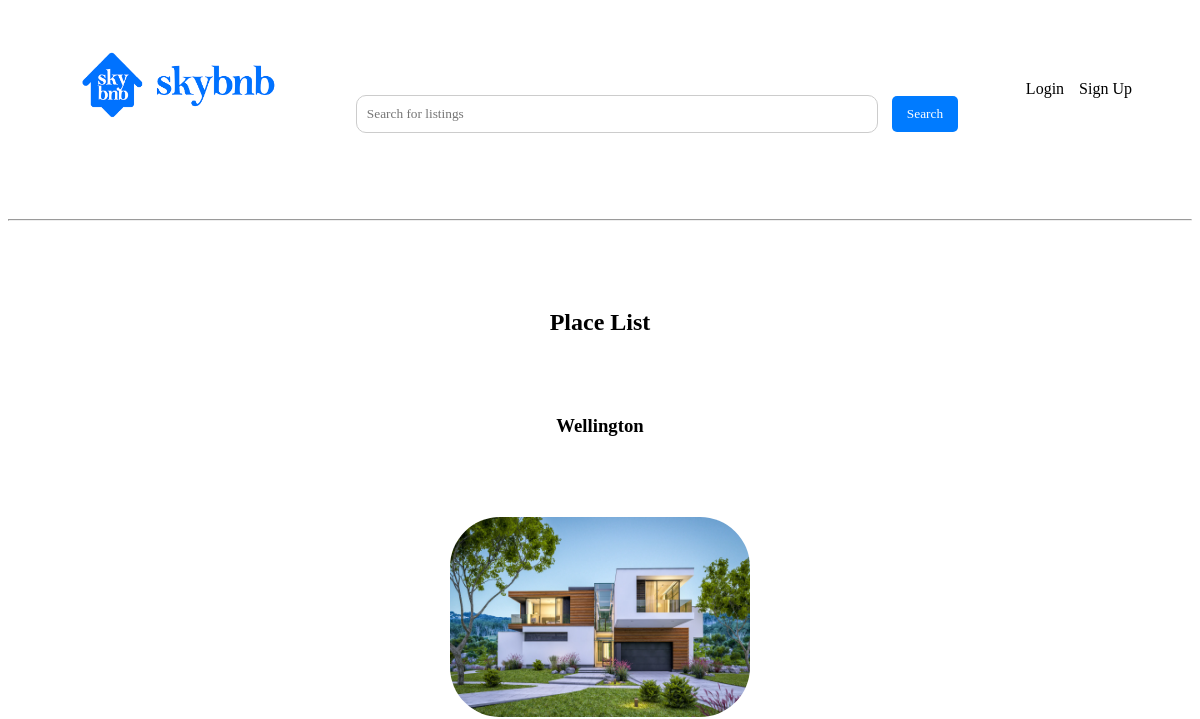
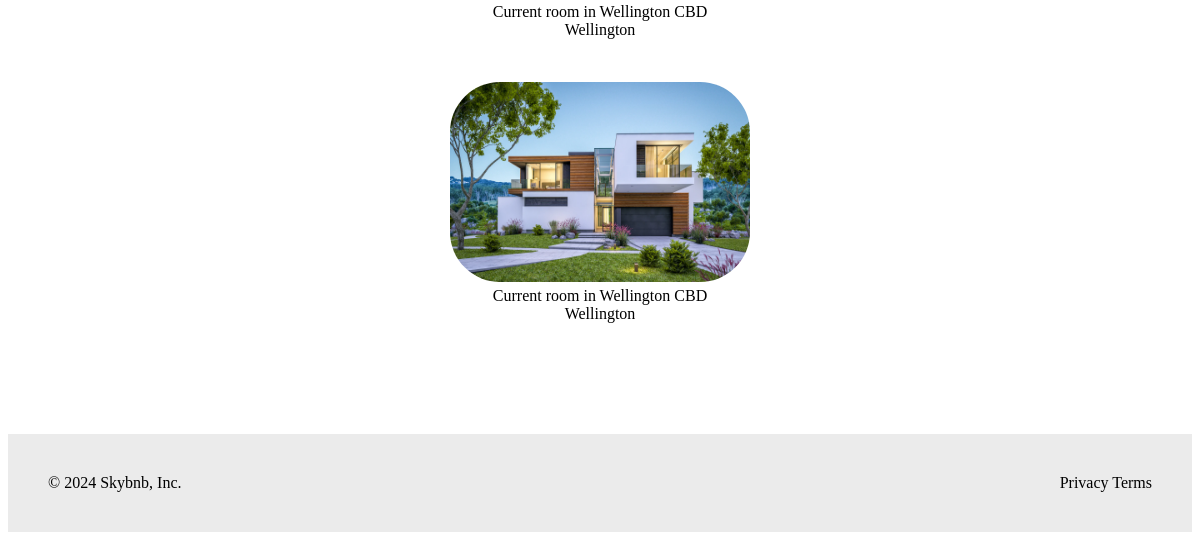
The app's page /, older data (2 pictures, top to bottom).
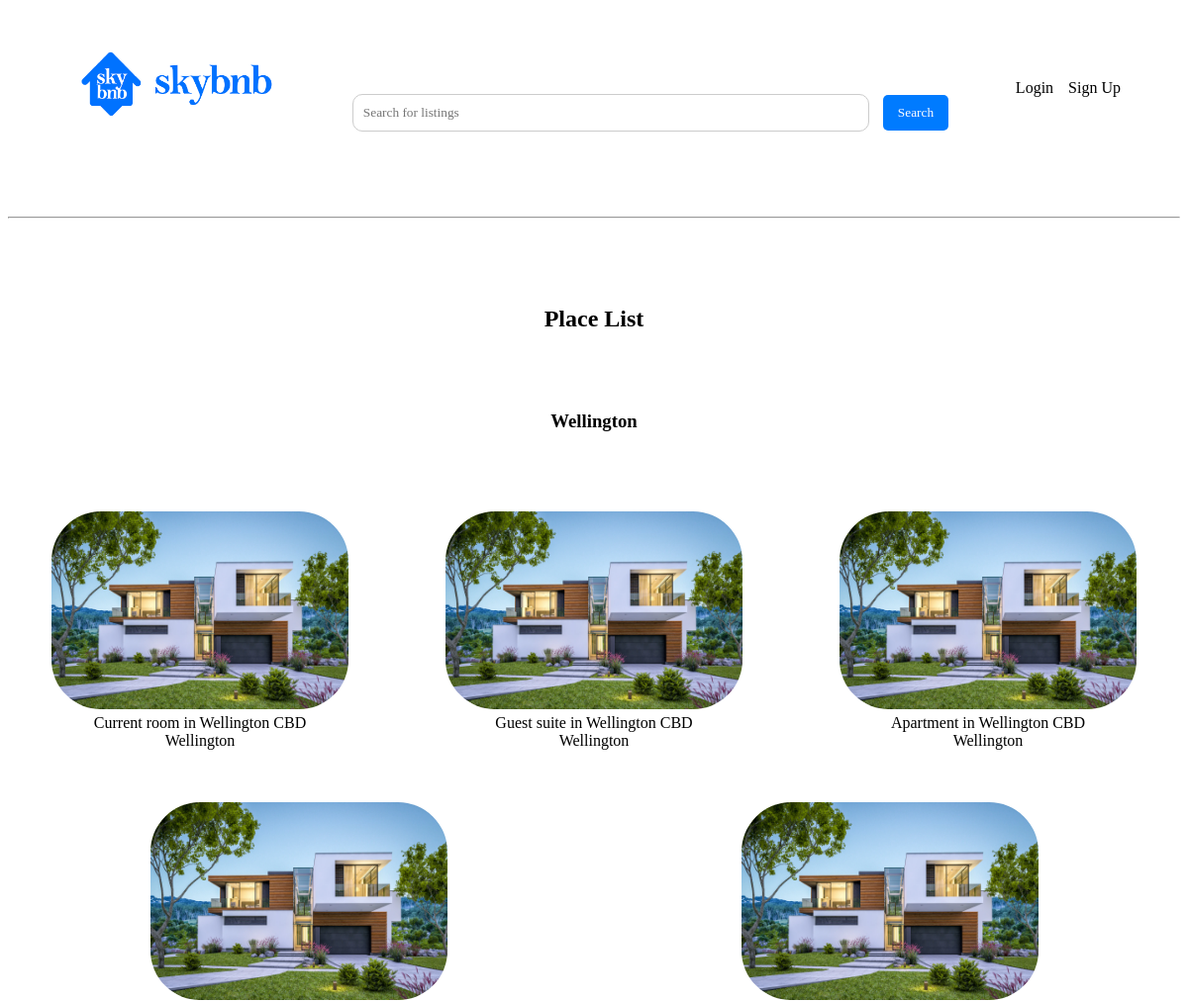
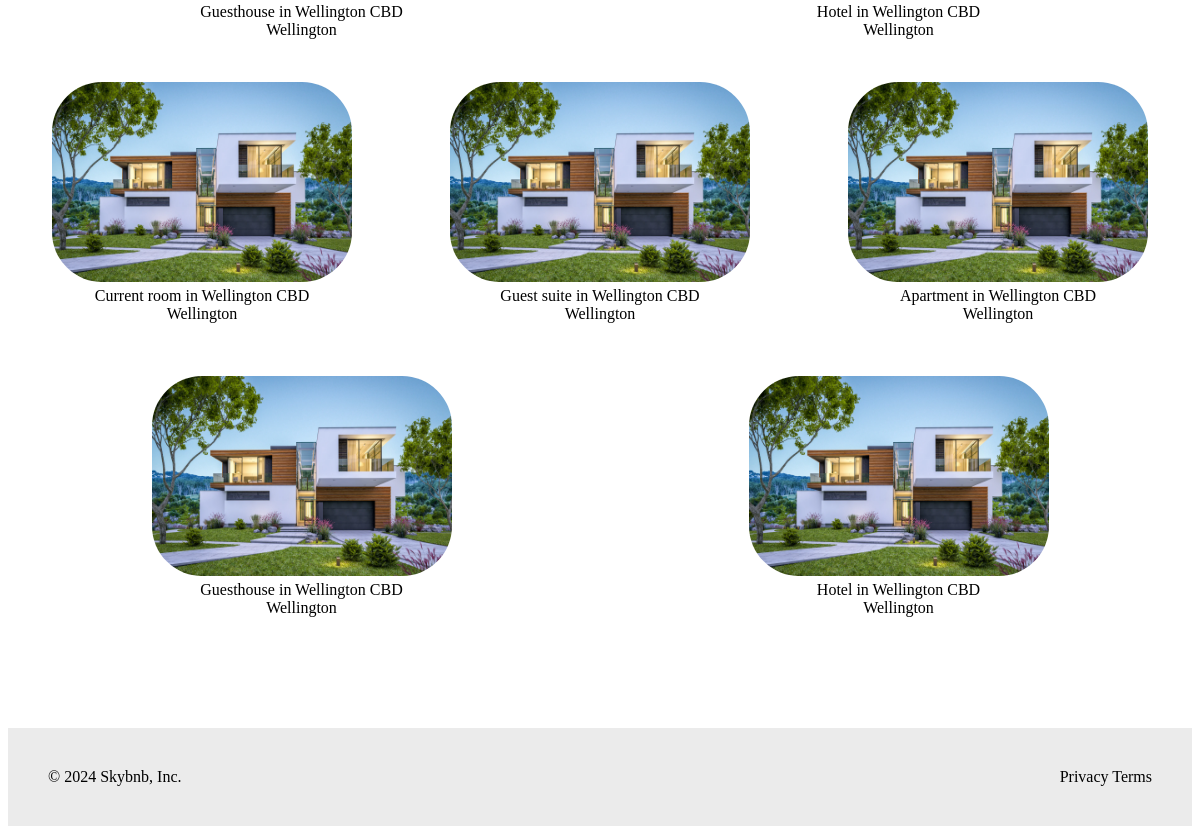
The same page, newer data (2 pictures, top to bottom).
### stays/models.py (models this page shows, shortened)
class Stay(models.Model):
    title = models.CharField(max_length=255)
    price = models.IntegerField()
    location = models.CharField(max_length=255)
    host = models.ForeignKey(Host, on_delete=models.PROTECT, related_name='host')
    guests = models.IntegerField()
    bedrooms = models.IntegerField()
    bathrooms = models.IntegerField()
    features = models.TextField(max_length=510)
    description = models.TextField(max_length=510)
    address = models.CharField(max_length=255)

### stays/views.py (the view)
# urls.py: path("", StayListView.as_view(), name='home'),
class StayListView(ListView):
    model = Stay
    template_name = 'stays/stay_list.html'
    context_object_name = 'stays'

### stays/templates/stays/stay_list.html
{% extends 'base.html' %}
{% load static %}
{% block content %}
<div class="list_title">
    <h2>Place List</h2>
</div>
<div class="property_box">
    <div class="location-list">
        <h3>
            <span>Wellington</span>
        </h3>
    </div>
    <div class="card_container">
        <div class="image-row">
            {% for stay in stays %}
                <div class="image-item">
                    <a href="{% url 'stay_detail' stay.pk %}">
                        <div class="card_box">
                            <img src="{% static 'property.webp' %}">
                            <p>{{ stay.title }}<br>{{ stay.location }}</p>
                        </div>
                    </a>
                </div>
            {% endfor %}
        </div>
    </div>
    <div class="card_container">
        <div class="image-row">
            {% for stay in stays %}
                <div class="image-item">
                    <a href="{% url 'stay_detail' stay.pk %}">
                        <div class="card_box">
                            <img src="{% static 'property.webp' %}">
                            <p>{{ stay.title }}<br>{{ stay.location }}</p>
                        </div>
                    </a>
                </div>
            {% endfor %}
            </div>
        </div>
    </div>
</div>
{% endblock %}

### templates/base.html (shortened to what this page needs)
<!DOCTYPE html>
<html lang="en">
<head>
  {% load static %}
  <link href="{% static 'css/base.css' %}" rel="stylesheet">
</head>
<body>
  <header class="main-header">
      <h1 class="header-title"><a href="{% url 'home' %}">
        <img src="{% static 'logo.png' %}" alt="Logo Image">
        </a></h1>
      <div class="search-container">
          <form action="{% url 'search' %}" method="get">
              <input type="text" name="q" placeholder="Search for listings" required>
              <button type="submit">Search</button>
          </form>
      </div>
      <div class="authenticate">
          {% if user.is_authenticated %}
              <span>Hello, {{ user.username }}!</span>
              <a href="{% url 'user_profile' %}">Profile</a>
              <a href="{% url 'logout' %}" class="logout-link">Logout</a>
          {% else %}
              <a href="{% url 'login' %}" class="login-link">Login</a>
              <a href="{% url 'signup' %}" class="login-link">Sign Up</a>
          {% endif %}
      </div>
  </header>
    <div>
        <hr>
    </div>
  <div>
      {% block content %}
      {% endblock %}
  <footer>
      <div class="text1">
          &copy; 2024 Skybnb, Inc.
      </div>
      <div class="text2">
          Privacy Terms
      </div>
  </footer>
</body>
</html>

### static/css/base.css (style rules this page uses)
* { font-family:Cambria, Cochin, Georgia, Times, 'Times New Roman', serif; }
.main-header { display: flex; justify-content: space-between; align-items: center; padding: 10px; }
.header-title { margin-left: 50px; color: blue; }
.header-title img { width: 200px; padding: 10px; }
.header-title a { text-decoration: none; color: blue; }
h2 { text-align: center; }
.list_title { padding-top: 40px; padding-bottom: 10px; }
.location-list { padding-bottom: 20px; }
h2 { padding-top: 20px; }
.location-list h3 { text-align: center; padding: 30px; }
.authenticate { display: flex; gap: 15px; margin-right: 50px; }
.authenticate a { text-decoration: none; color: black; }
.location-list h3 span { display: inline-block; margin: 0 20px; }
.card_container { display: flex; }
.card_box { margin: auto; }
.image-row { gap: 10px; display: flex; flex-wrap: wrap; justify-content: space-around; margin: auto; }
.image-item { text-align: center; padding: 12px; width: 300px; height: 260px; display: flex; }
.image-item a { text-decoration: none; color: black; }
.image-item img { width: 300px; height: 200px; display: block; border-radius: 50px; }
.image-item p { margin: 5px 0 0; }
.image-item { transition: 0.3s; }
.property_box { padding-bottom: 30px; }
footer { display: flex; justify-content: space-between; background-color: rgb(235, 235, 235); padding: 40px; margin-top: 50px; }
.search-container { display: flex; justify-content: center; margin-top: 50px; }
.search-container input[type="text"] { padding: 10px; border-radius: 10px; border: 1px solid #ccc; width: 500px; }
.search-container button { padding: 10px 15px; margin-left: 10px; background-color: #007BFF; color: white; border: none; border-radius: 5px; cursor: pointer; }
hr { margin-top: 50px; }
input { border : 1px solid rgb(196, 196, 196); }

Row changes from the older to the newer data that the page shows:
added Stay: title "Guest suite in Wellington CBD", location "Wellington"
added Stay: title "Apartment in Wellington CBD", location "Wellington"
added Stay: title "Guesthouse in Wellington CBD", location "Wellington"
added Stay: title "Hotel in Wellington CBD", location "Wellington"
